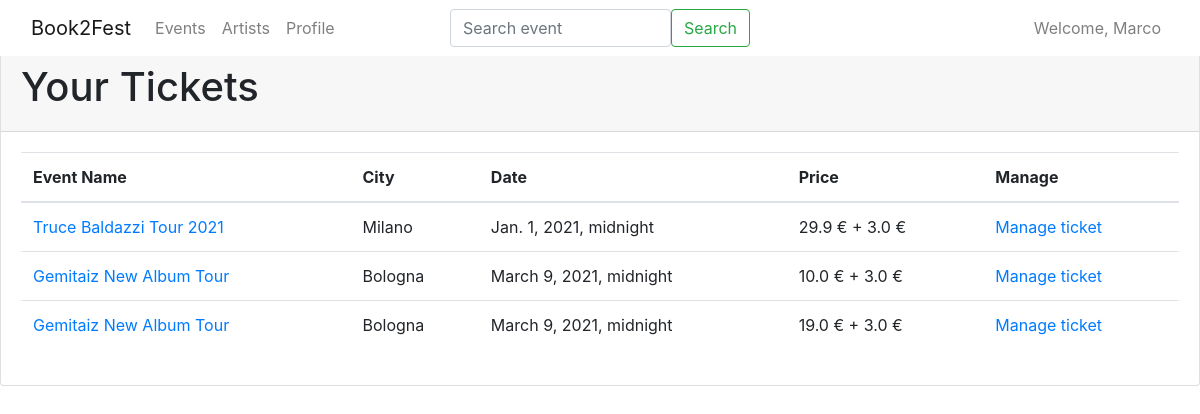
The app's page /book2fest/ticket/list (signed in), older data.
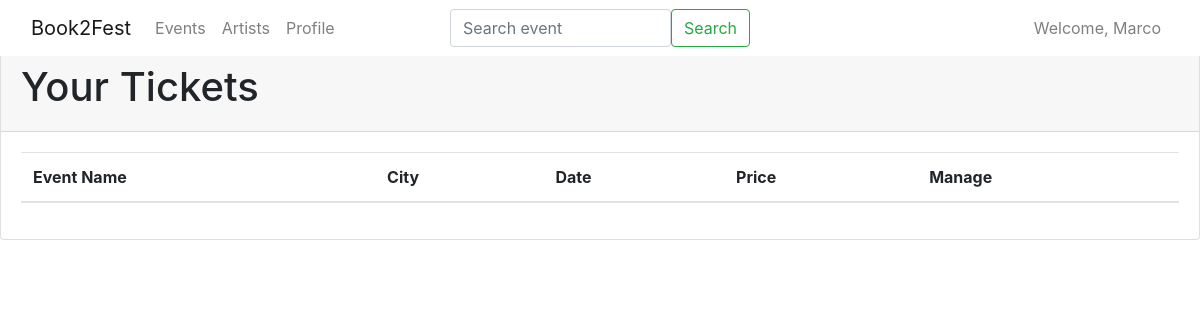
The same page, newer data.
### book2fest/models.py (models this page shows, shortened)
class Ticket(models.Model):
    seat = models.OneToOneField(Seat, related_name='ticket_seat', on_delete=models.CASCADE)
    user = models.ForeignKey(UserProfile, related_name="ticket_user", on_delete=models.CASCADE)
    delivery = models.ForeignKey(Delivery, related_name='ticket_delivery', on_delete=models.CASCADE)

class Seat(models.Model):
    event = models.ForeignKey(EventProfile, related_name='seat_event', on_delete=models.CASCADE)
    name = models.CharField(max_length=32)
    row = models.CharField(max_length=1, blank=True)
    number = models.CharField(max_length=4, blank=True)
    price = models.FloatField()
    available = models.BooleanField(default=True)
    seat_type = models.ForeignKey(SeatType, related_name='seat_type', on_delete=models.CASCADE)

class EventProfile(models.Model):
    user = models.ForeignKey(OrganizerProfile, related_name='event_user', on_delete=models.CASCADE)
    event_name = models.CharField(max_length=60)
    brief_description = models.TextField()
    description = models.TextField()
    artist_list = models.ManyToManyField(Artist)
    city = models.CharField(max_length=32)
    country = models.CharField(max_length=32)
    address = models.CharField(max_length=32)
    max_capacity = models.IntegerField()
    event_start = models.DateTimeField()
    event_end = models.DateTimeField()
    services = models.ManyToManyField(Service)      # An event has many services, a service can be offered by many events (m to n)

class Delivery(models.Model):
    name = models.CharField(max_length=32)
    overprice = models.FloatField()
    delivery_time = models.DurationField()   #TODO forse meglio mettere un datetime field boh

### book2fest/views.py (the view)
# urls.py: path('ticket/list', UserTicketList.as_view(), name='ticket-list' ),
class UserTicketList(LoginRequiredMixin, UserRequiredMixin, ListView):
    model = Ticket
    template_name = "book2fest/ticket/list.html"
    def get_queryset(self):
        return Ticket.objects.all().filter(user=self.profile)

### book2fest/mixin.py (called while the page is built)
    def dispatch(self, request, *args, **kwargs):
        try:
            self.profile = UserProfile.objects.get(user=request.user)
            return super().dispatch(request, *args, **kwargs)
        except ObjectDoesNotExist:
            return redirect('book2fest:organizer-profile')

### book2fest/templates/book2fest/ticket/list.html (shortened to what this page needs)
{% extends 'base_list.html' %}
{% block content_title %}Your Tickets{% endblock %}
{% block thead %}
    <th>Event Name</th>
    <th>City</th>
    <th>Date</th>
    <th>Price</th>
    <th>Manage</th>
{% endblock %}
{% block tbody %}
    {% for ticket in object_list  %}
        <tr>
            <td><a href="{% url 'book2fest:event-detail' ticket.seat.event.pk %}">{{ ticket.seat.event.event_name }}</a></td>
            <td>{{ ticket.seat.event.city }}</td>
            <td>{{ ticket.seat.event.event_start }}</td>
            <td>{{ ticket.seat.price}} &euro; + {{ ticket.delivery.overprice}} &euro;</td>
            <td><a href="{% url 'book2fest:ticket-manage' ticket.pk %}">Manage ticket</a></td>
        </tr>
    {% endfor %}
{% endblock %}

### templates/base_list.html (shortened to what this page needs)
{% extends 'base.html' %}
{% block content %}
    <div class="card" >
        <div class="card-header">
            <h1>{% block content_title %}{% endblock %}</h1>
        </div>
        <div class="card-body">
        <table class="table">
            <thead>
            <tr>
                {% block thead %}
                {% endblock %}
            </tr>
            </thead>
            <tbody>
            {% block tbody %}
            {% endblock %}
            </tbody>
        </table>
        </div>
    </div>
{% endblock %}

### templates/base.html (shortened to what this page needs)
{% load static %}
<!doctype html>
<html lang="en">
<head>
    <link rel="stylesheet"
          href="https://cdn.jsdelivr.net/npm/bootstrap@4.6.0/dist/css/bootstrap.min.css"
>
    <link rel="stylesheet" href="https://cdn.jsdelivr.net/npm/bootstrap-icons@1.5.0/font/bootstrap-icons.css">
    <link rel="stylesheet" href="{% static 'css/main.css' %}">
</head>
<body>
{% include 'navbar.html' %}
{% block content %}
{% endblock %}
</body>
</html>

### templates/navbar.html (shortened to what this page needs)
<!doctype html>
<header>
    <nav class="navbar navbar-expand-md navbar-light bg-white fixed-top">
        <div class="container-fluid">
            <a class="navbar-brand" href="{% url 'homepage' %}">Book2Fest</a>
            <div class="collapse navbar-collapse justify-content-between " id="navbarCollapse">
                <ul class="navbar-nav me-auto mb-2 mb-md-0 ">
                    <li class="nav-item">
                        <a class="nav-link" aria-current="page" href="{% url 'book2fest:event-list' %}">Events</a>
                    </li>
                    <li class="nav-item">
                        <a class="nav-link" href="">Artists</a>
                    </li>
                    <li class="nav-item">
                        <a class="nav-link" href="{% url 'book2fest:user-profile' %}">Profile</a>
                    </li>
                </ul>
                <form class="d-flex w-25" style="position:absolute; margin:auto; left:0; right:0;">
                    <input class="form-control me-2" type="search" placeholder="Search event" aria-label="Search">
                    <button class="btn btn-outline-success" type="submit">Search</button>
                </form>
                <ul class="navbar-nav">
                    <li class="nav-item">
                        {% if not user.is_authenticated %}
                            <a class="nav-link" href="{% url 'login' %}">Log in <i class="bi bi-person-circle"></i></a>
                        {% else %}
                            <a class="nav-link" href="{% url 'logout' %}">Welcome, {{ user.username }}</a>
                        {% endif %}
                    </li>
                </ul>
            </div>
        </div>
    </nav>
</header>

### static/css/main.css (style rules this page uses)
body { padding-top: 50px; }

Row changes from the older to the newer data that the page shows:
removed Ticket: seat.event.event_name "Truce Baldazzi Tour 2021", seat.event.city "Milano", seat.event.event_start "Jan. 1, 2021, midnight", seat.price "29.9", delivery.overprice "3.0"
removed Ticket: seat.event.event_name "Gemitaiz New Album Tour", seat.event.city "Bologna", seat.event.event_start "March 9, 2021, midnight", seat.price "10.0", delivery.overprice "3.0"
removed Ticket: seat.event.event_name "Gemitaiz New Album Tour", seat.event.city "Bologna", seat.event.event_start "March 9, 2021, midnight", seat.price "19.0", delivery.overprice "3.0"
